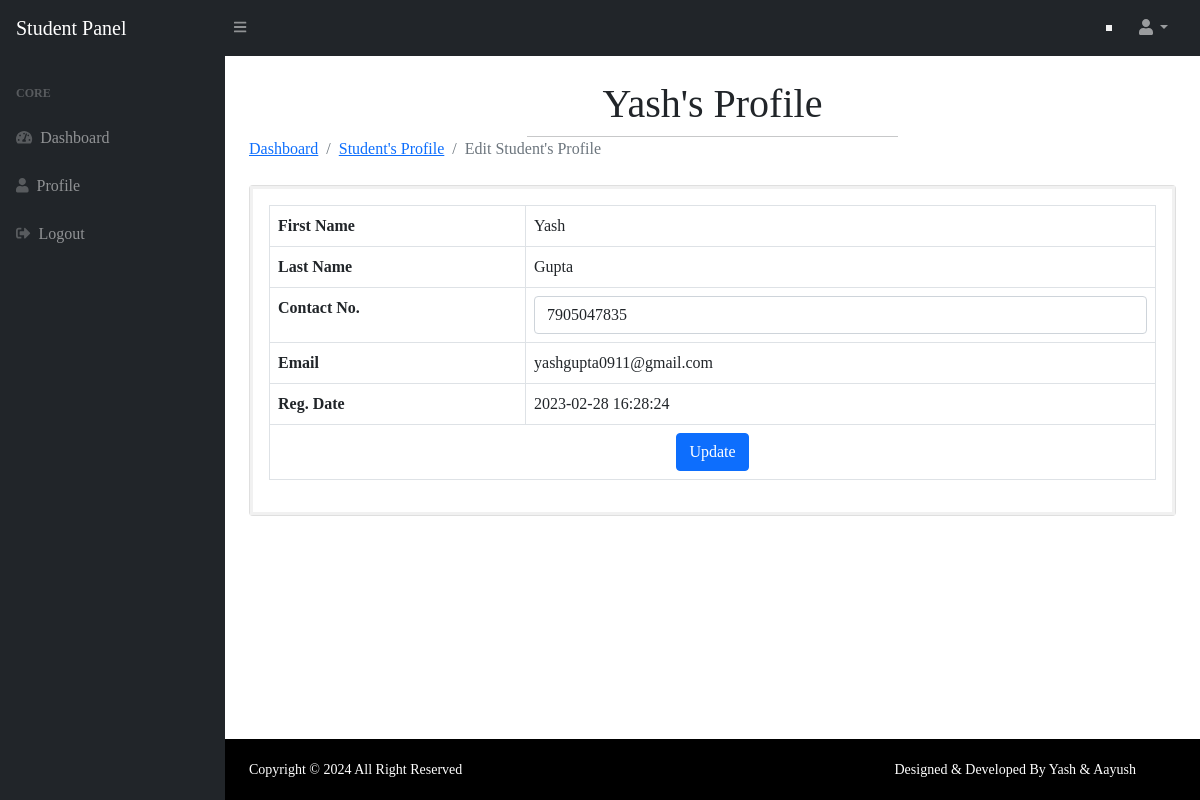
The page /edit-profile.php (signed in) on the database its author committed.
### tables this page shows
CREATE TABLE `users` (
  `id` int(11) NOT NULL,
  `year` int(11) DEFAULT NULL,
  `semester` int(11) DEFAULT NULL,
  `department` varchar(255) NOT NULL,
  `section` varchar(255) DEFAULT NULL,
  `fname` varchar(255) DEFAULT NULL,
  `lname` varchar(255) DEFAULT NULL,
  `email` varchar(255) DEFAULT NULL,
  `urollno` varchar(13) DEFAULT NULL,
  `addno` varchar(9) DEFAULT NULL,
  `password` varchar(300) DEFAULT NULL,
  `contactno` varchar(11) DEFAULT NULL,
  `img` varchar(255) DEFAULT NULL,
  `posting_date` timestamp NOT NULL DEFAULT current_timestamp(),
  `feedback` int(11) NOT NULL DEFAULT 0,
  `activationcode` varchar(255) NOT NULL,
  `status` int(11) NOT NULL
);

### edit-profile.php (the view, shortened to what this page needs)
<?php session_start();
include_once('includes/config.php');
if (strlen($_SESSION['id']==0)) {
  header('location:logout.php');
  } else{
?>
<!DOCTYPE html>
<html lang="en">
    <head>
        <link href="https://cdn.jsdelivr.net/npm/simple-datatables@latest/dist/style.css" rel="stylesheet" />
        <link href="css/styles.css" rel="stylesheet" />
        <link href="css/style.css" rel="stylesheet" />
    </head>
    <body class="sb-nav-fixed">
      <?php include_once('includes/navbar.php');?>
        <div id="layoutSidenav">
          <?php include_once('includes/sidebar.php');?>
            <div id="layoutSidenav_content">
                <main>
                    <div class="container-fluid px-4">
<?php
$userid=$_SESSION['id'];
$query=mysqli_query($con,"select * from users where id='$userid'");
while($result=mysqli_fetch_array($query))
{?>
                        <h1 class="mt-4"><?php echo $result['fname'];?>'s Profile</h1>
                        <hr>
                    <ol class="breadcrumb mb-4">
                        <li class="breadcrumb-item"><a href="welcome.php">Dashboard</a></li>
                        <li class="breadcrumb-item"><a href="profile.php">Student's Profile</a></li>
                        <li class="breadcrumb-item active">Edit Student's Profile</li>
                    </ol>
                        <div class="card mb-4">
                     <form method="post">
                            <div class="card-body">
                                <table class="table table-bordered">
                                   <tr>
                                    <th>First Name</th>
                                    <td colspan="3"><?php echo $result['fname'];?></td>
                                   </tr>
                                   <tr>
                                       <th>Last Name</th>
                                       <td colspan="3"><?php echo $result['lname'];?></td>
                                   </tr>
                                         <tr>
                                       <th>Contact No.</th>
                                       <td colspan="3"><input class="form-control" id="contact" name="contact" type="text" value="<?php echo $result['contactno'];?>"  pattern="[0-9]{10}" title="10 numeric characters only"  maxlength="10" required /></td>
                                   </tr>
                                   <tr>
                                       <th>Email</th>
                                       <td colspan="3"><?php echo $result['email'];?></td>
                                   </tr>
                                        <tr>
                                       <th>Reg. Date</th>
                                       <td colspan="3"><?php echo $result['posting_date'];?></td>
                                   </tr>
                                   <tr>
                                       <td colspan="4" style="text-align:center ;"><button type="submit" class="btn btn-primary btn-block" name="update">Update</button></td>
                                   </tr>
                                </table>
                            </div>
                            </form>
                        </div>
<?php } ?>
                    </div>
                </main>
          <?php include('includes/footer.php');?>
            </div>
        </div>
    </body>
</html>
<?php } ?>

### css/style.css (style rules this page uses)
* { margin: 0; padding: 0; font-family: 'Times New Roman', Times, serif !important; }
hr { width: 40%; margin: auto !important; }
form { border: 3px solid #f1f1f1; }

### rows shown on the page
users: fname "Yash", lname "Gupta", contact "7905047835", email "yashgupta0911@gmail.com", posting_date "2023-02-28 16:28:24"
